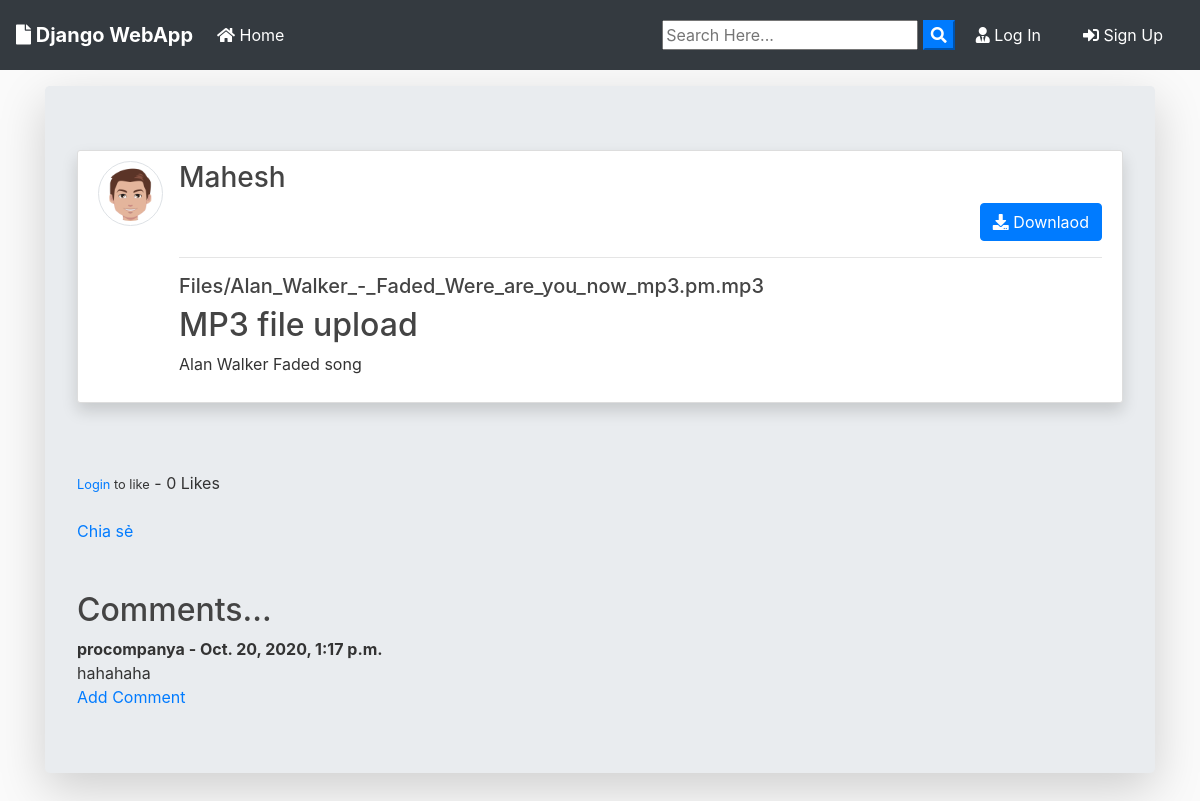
Screenshot of /post/15/ with the database file from the repository.
### blog/models.py (models this page shows, shortened)
class Post(models.Model):
    title = models.CharField(max_length=100)
    file = models.FileField(null=True,blank=True,upload_to='Files')
    content = models.TextField()
    date_posted = models.DateTimeField(default=timezone.now)
    author = models.ForeignKey(User, on_delete=models.CASCADE)
    like = models.ManyToManyField(User, related_name="blog_posts")
    def total_like(self):
        return self.like.count()
    def extension(self):
        name, extension = os.path.splitext(self.file.name)
        return extension

class Comment(models.Model):
    post = models.ForeignKey(Post, on_delete=models.CASCADE, related_name='comments')
    author = models.ForeignKey(settings.AUTH_USER_MODEL, on_delete=models.CASCADE)
    body = models.TextField()
    date = models.DateTimeField(auto_now_add=True)

### users/models.py (models this page shows, shortened)
class Profile(models.Model):
    user = models.OneToOneField(User, on_delete=models.CASCADE)
    image = models.ImageField(default='default.jpg', upload_to='profile_pics')

### blog/views.py (the view)
# urls.py: path('post/<int:pk>/', PostDetailView.as_view(), name='post-detail'),
class PostDetailView(DetailView):
    model = Post
    template_name = 'blog/post_detail.html'
    def get_context_data(self, *args, **kwargs):
        context = super(PostDetailView, self).get_context_data()
        stuff = get_object_or_404(Post, id=self.kwargs['pk'])
        total_like = stuff.total_like()
        liked = False
        if stuff.like.filter(id=self.request.user.id).exists():
            liked = True
        context["total_like"] = total_like
        context["liked"] = liked
        return context

### blog/templates/blog/post_detail.html (shortened to what this page needs)
{% extends "blog/base.html" %}
{% block content %}
<div class="jumbotron mt-3 shadow-lg">
  <article class="media content-section shadow ">
    <a href="{{ object.author.profile.image.url }} " target="_blank"> <img src="{{ object.author.profile.image.url }}  "
        alt="" class="article-img rounded-circle img-thumbnail img-fluid">
    </a>
    <div class="media-body">
      <div class="">
        <div class="d-flex justify-content-between">
          <a class="mr-2 mt-0 mb-0  text-dark" href="{% url 'user-posts' object.author.username  %}">
            <h3>{{ object.author }}</h3>
          </a>
        </div>
        {% if object.author != user %}
        <div class="form-group mt-0 pt-0 d-flex justify-content-end">
          <a href="{{ object.file.url }}" download class="btn btn-primary flex-last" type="submit"><i
              class="fas fa-download"></i> Downlaod</a>
        </div>
        {% endif %}
        <hr>
      </div>
      <div>
        {% if object.file %}
        {% if object.extension == '.jpg' or object.extension == 'jpeg' or object.extension == 'png' %}
        <a href="{{ object.file.url }}" download><img src="{{ object.file.url }}" alt="" class="img-fluid "></a>
        <a href="{{ object.file.url }}" download class="text-dark">
          <h5>{{ object.file }}</h5>
        </a>
        {% else %}
        <a href="{{ object.file.url }}" download class="text-dark">
          <h5>{{ object.file }}</h5>
        </a>
        {% endif %}
        {% endif %}
      </div>
      <h2>{{ object.title }}</h2>
      <p class="article-content">{{ object.content }}</p>
    </div>
  </article>
  <br /><br />
  <form action="{% url 'like-post' post.pk %}" method="POST">
    {% if user.is_authenticated %}
    {% if liked %}
    <button type="submit" name="post_id" value="{{ post.id }}" class="btn btn-danger btn-sm">Unlike</button>
    {% else %}
    <button type="submit" name="post_id" value="{{ post.id }}" class="btn btn-primary btn-sm">Like</button>
    {% endif %}
    {% else %}
      <small><a href="{% url 'login' %}">Login</a> to like</small>
    {% endif %}
    - {{total_like}} Likes
  </form>
  <br />
  <div class="fb-share-button" data-href="http://127.0.0.1:8000/post/{{post.id}}" data-layout="button_count" data-size="large"><a target="_blank" href="https://www.facebook.com/sharer/sharer.php?u=https%3A%2F%2Fdevelopers.facebook.com%2Fdocs%2Fplugins%2F&amp;src=sdkpreparse" class="fb-xfbml-parse-ignore">Chia sẻ</a></div>
  <br /><br />
  <h2>Comments...</h2>
  {% if not post.comments.all %}
  No Comments yet...<a href="{% url 'add-comment' post.pk %}">
    Add one</a>
  {% else %}
  {% for comment in post.comments.all%}
  <strong>
    {{ comment.author }} -
    {{ comment.date }}
  </strong>
  <br />
  {{ comment.body }}
  <br />
  {% endfor %}
  <a href="{% url 'add-comment' post.pk %}">Add Comment</a>
  <br />
  {% endif %}
  {% endblock content %}

### blog/static/blog/main.css (style rules this page uses)
body { background: #fafafa; color: #333333; margin-top: 0; }
h1, h2, h3, h4, h5, h6 { color: #444444; }
.content-section { background: #ffffff; padding: 10px 20px; border: 1px solid #dddddd; border-radius: 3px; margin-bottom: 20px; }
.article-content { white-space: pre-line; }
.article-img { height: 65px; width: 65px; margin-right: 16px; }

### rows the page displays
Post: author.profile.image (picture), author "Mahesh", file "Files/Alan_Walker_-_Faded_Were_are_you_now_mp3.pm.mp3", title "MP3 file upload", content "Alan Walker Faded song"
Comment: author "procompanya", date "Oct. 20, 2020, 1:17 p.m.", body "hahahaha"

### other values shown
{{ total_like }} "0"
